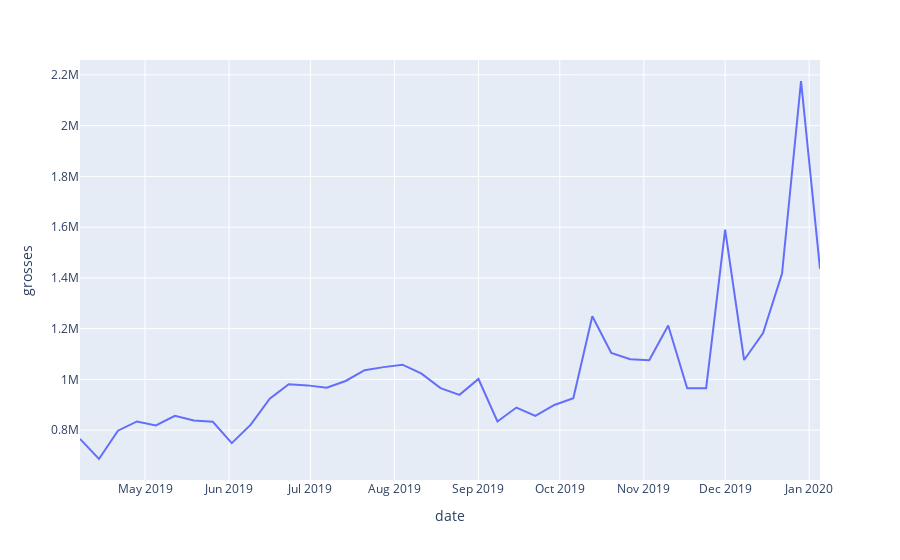

The cell this chart's notebook holds for it:
### Markdown cell above
**BEETLEJUICE**

### Code cell
px.line(df_beetlejuice, x=df_beetlejuice.index, y='grosses')
